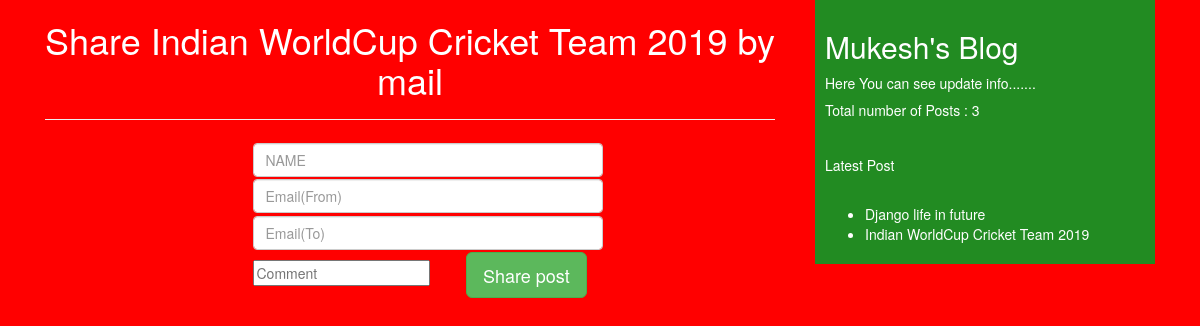
/3/share/, run on the app's committed database.
### blog/models.py (models this page shows, shortened)
class Post(models.Model):
    STATUS_CHOICE= (('draft','draft'),('published','published'))
    title= models.CharField(max_length=300)
    slug= models.SlugField(max_length=300,unique_for_date='publish')
    auther = models.ForeignKey(User,related_name='blog_posts', on_delete=models.CASCADE,)
    body = models.TextField()
    publish= models.DateTimeField(default=timezone.now)
    created= models.DateTimeField(auto_now_add=True)
    updated= models.DateTimeField(auto_now=True)
    status =models.CharField(max_length=12,choices=STATUS_CHOICE,default='draft')
    objects=CustomManager()
    tags=TaggableManager()
    class Meta:
        ordering = ('-publish',)
    def get_absolute_url(self):
        return reverse('post',args=[self.publish.year,self.publish.month,self.publish.day,self.slug,])

### blog/views.py (the view)
# urls.py: path("<int:id>/share/",views.email_send_view),
def email_send_view(request,id):
    post= get_object_or_404(Post,id=id,status='published')
    sent = False
    if request.method=="POST":
        form = EmailSendFrom(request.POST)
        if form.is_valid():
            cd= form.cleaned_data
            subject= '{}({}) recomand you to read"{}"'.format(cd['name'],cd['email'],post.title)
            url = request.build_absolute_uri(post.get_absolute_url())
            message= "Read post at:\n {}\n\n{}\'s comment\n{}".format(url,cd['name'],cd['comment'])
            send_mail(subject,message,'mukesh@gmail.com',[cd['to']])
            sent=True
    else:
        form = EmailSendFrom()
    return render(request,'blog/sharemail.html',{'form':form,'post':post,'sent':sent})

### blog/forms.py
class EmailSendFrom(forms.Form):
    name = forms.CharField(widget=forms.TextInput(attrs={'class':'form-control m-1','placeholder':'NAME'}))
    email =forms.EmailField(widget=forms.EmailInput(attrs={'class':'form-control m-1','placeholder':'Email(From)'}))
    to = forms.EmailField(widget=forms.EmailInput(attrs={'class':'form-control m-1','placeholder':'Email(To)'}))
    comment= forms.CharField(required=False,widget=forms.TextInput(attrs={'class':'form_control m-1','placeholder':'Comment'}))

### blog/models.py (called while the page is built)
    def get_queryset(self):
        return super().get_queryset().filter(status='published')

### blog/templatetags/blog_tags.py (called while the page is built)
@register.simple_tag()
def total_post():
    return Post.objects.count()

@register.inclusion_tag('blog/latest_post.html')
def show_latest_post():
    latest_post=Post.objects.order_by('-publish')[:2]
    return {'latest_post':latest_post}

### templates/blog/sharemail.html (shortened to what this page needs)
<!DOCTYPE html>
{% extends 'blog/base.html' %}
{% block body_content %}
{% if sent %}
    <h1>Email Send Successfully!!!</h1><hr>
    <h2>Post with title:{{ post.title }} shared by Email Successfully</h2>
    {% else %}
        <h1>Share {{ post.title }} by mail</h1><hr>
        <div class="container">
            <div class="row">
                <div class="col-md-2"></div>
                <div class="col-md-4">
                     <form method="post">
                         {{ form.name }}
                         {{ form.email }}
                         {{ form.to }}
                         {{ form.comment }}
                        <input type="submit" value="Share post" class="btn btn-success btn-lg ml-5">
                     </form>
                </div>
                <div class="col-md-6"></div>
            </div>
        </div>
{% endif %}
{% endblock %}

### templates/blog/latest_post.html
<ul>
    {% for post in latest_post %}
        <li>
          <a href="{{ post.get_absolute_url }}" >{{ post.title }}</a>
        </li>
    {% endfor %}
</ul>

### static/css/blog.css (style rules this page uses)
body { background-color: red; }
h1 { text-align: center; }
li,a { text-decoration:none; color: white; }

### data on the page
Post: title "Indian WorldCup Cricket Team 2019"
Post: title "Django life in future"
